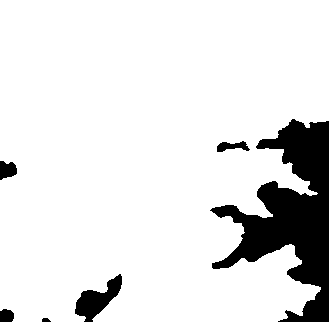
#> input picture Project_Files/MAPS/Map_originals/Ibrahim_Test/ibrahim_test_bw.png, 329 x 322 px, found by its file name
$ python Jasons_skeletonize_from_array_test.py
#> lines starting #> are read from the running program, lines starting #| are printed output that depends on the picture; after the words box and inside, x2 and y2 are one past the last pixel; in counts of white or black regions, pixels touching at a corner belong together
### Project_Files/Jasons_Functions/open_or_show_image.py
import matplotlib.pyplot as plt
import cv2

#this is pretty self explainatory: you either open or show and image
def open_image(path):
    try:
        image = cv2.imread(path, 0) # Reading an image in grayscale mode
#> image: shape (322, 329); 88.5% white; 6 black regions, box (x1, y1, x2, y2) and area: (210, 119, 329, 322) 10551, (75, 274, 122, 322) 998, (0, 161, 17, 180) 242, (217, 141, 250, 152) 210, (0, 309, 14, 322) 160, (42, 318, 51, 322) 29
        # print("found image at : " , path)
    except:
        print("couldn't find image at : ", path)
    return(image)

def show_image(image):
    plt.imshow(image, cmap='gray') #map the image to black and white, white representing the line
    plt.show()

### Project_Files/Jasons_Functions/jasons_skeletonize_from_array.py
from skimage.morphology import skeletonize
from skimage import data
import matplotlib.pyplot as plt
from skimage.util import invert

from skimage.morphology import medial_axis

import cv2 as cv

from skimage.morphology import thin


def jasons_skeletonize_from_array(image):
    """takes array of thresholded bw image, skeletonizes

    :param path: path to image
    :type path: string

    :rtype: skeleton image arrays
    :return: med_axis , skeleton , skeleton_lee , thinned , thinned_partial
    """

    #convert data from int to np bool
    blobs = image > 123 # BIGNOTE: this is made for skeletonization when the white area is the desired area for skeletonization

    # Compute the medial axis (skeleton) and the distance transform
    skel, distance = medial_axis(blobs, return_distance=True)
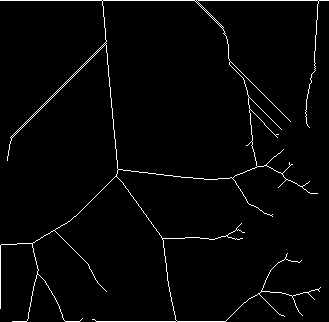
#> skel: shape (322, 329) bool; 2.3% white in thin lines or dots
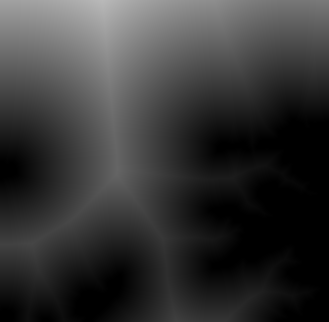
#> distance: shape (322, 329) float64; min 0, max 185.3, mean 54.1

    # Compare with other skeletonization algorithms
    skeleton = skeletonize(blobs)
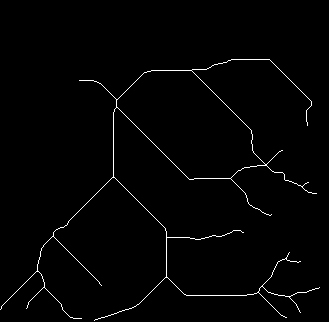
#> skeleton: shape (322, 329) bool; 1.4% white in thin lines or dots, all inside (x1, y1, x2, y2) = (0, 59, 320, 321)
    skeleton_lee = skeletonize(blobs, method='lee')
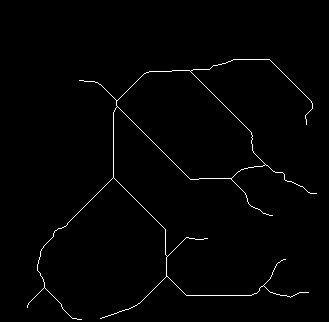
#> skeleton_lee: shape (322, 329) bool; 1.2% white in thin lines or dots, all inside (x1, y1, x2, y2) = (27, 59, 317, 320)

    # Distance to the background for pixels of the skeleton
    dist_on_skel = distance * skel
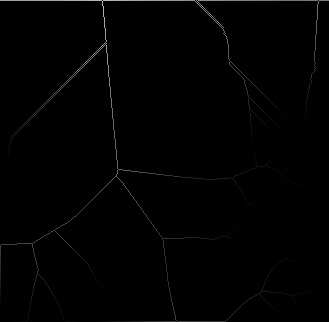
#> dist_on_skel: shape (322, 329) float64; min 0, max 184.8, mean 1.5

    # create thinned skeleton
    thinned = thin(blobs)
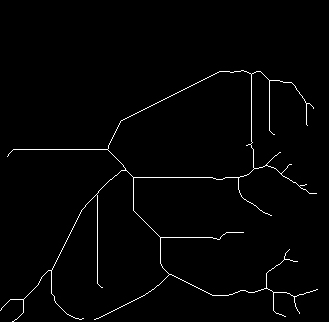
#> thinned: shape (322, 329) bool; 1.6% white in thin lines or dots, all inside (x1, y1, x2, y2) = (0, 70, 318, 322)
    thinned_partial = thin(blobs, max_iter=40)
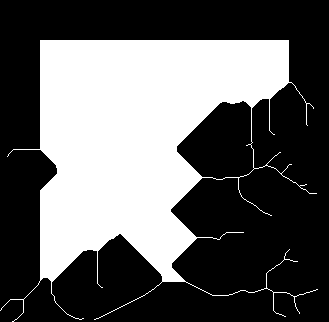
#> thinned_partial: shape (322, 329) bool; 37.2% white; 1 white region, box (x1, y1, x2, y2) and area: (0, 40, 318, 322) 39431

    med_axis = dist_on_skel >0 # THESE scalars what do they do?
    med_axis = med_axis *255
#> med_axis: shape (322, 329) int64; 2.3% white in thin lines or dots

    skeleton = skeleton * 255
    thinned = thinned * 255
    thinned_partial = thinned_partial * 255

    return med_axis , skeleton , skeleton_lee , thinned , thinned_partial

### Project_Files/Jasons_function_tests/jasons_skeletonize_from_array_test/Jasons_skeletonize_from_array_test.py

import sys
sys.path.append("/home/jasonraiti/Documents/GitHub/USC_REU/Project_Files/Jasons_Functions/")

from jasons_skeletonize_from_array import *
from open_or_show_image import *

#input path to image
#output spits out many images saved to same enviornment (skeleton, lee, medial axis, thinned, partial thinned)
path = r'./MAPS/Map_originals/Ibrahim_Test/ibrahim_test_bw.png'

image = open_image(path)

med_axis , skeleton , skeleton_lee , thinned , thinned_partial = jasons_skeletonize_from_array(image)

skeletons = [med_axis , skeleton , skeleton_lee , thinned , thinned_partial]
for skel in skeletons:
    show_image(skel)
#> this loop made 5 passes
